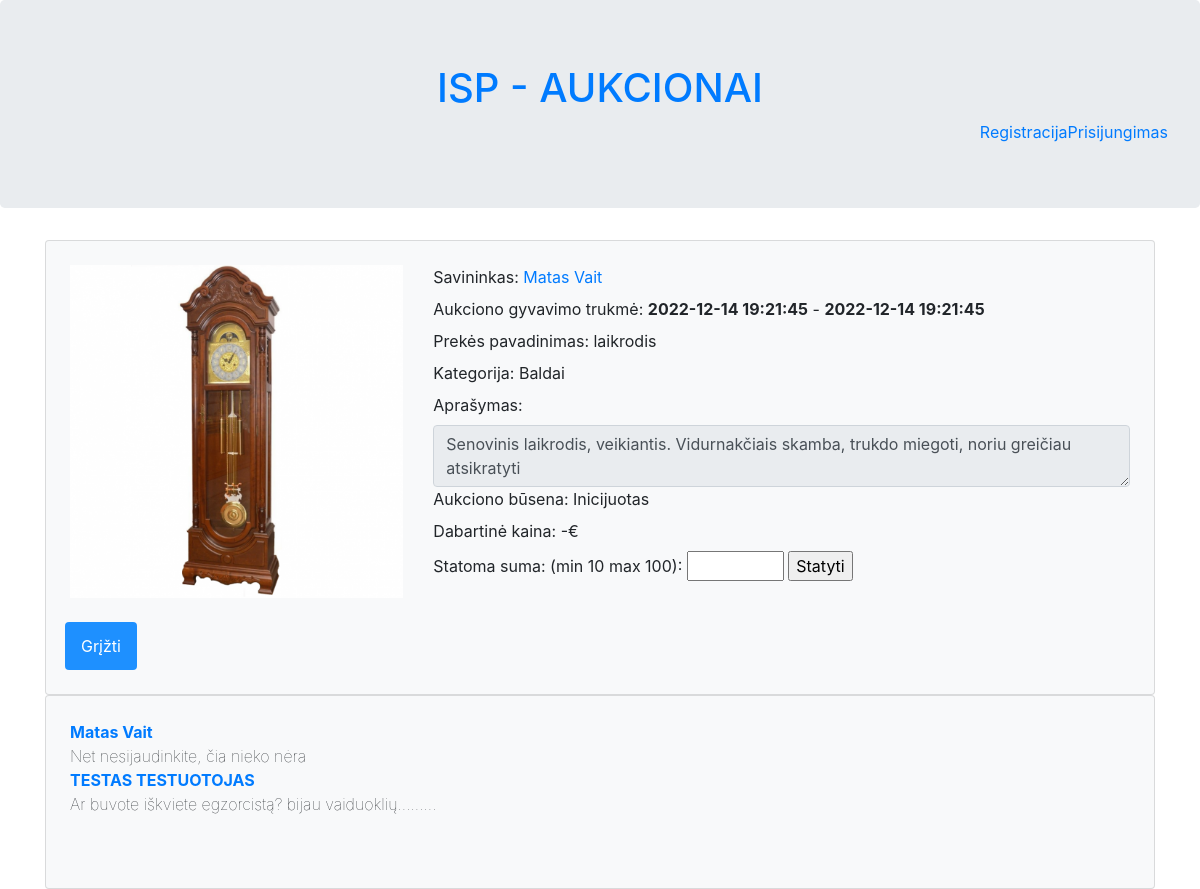
/Aukciono_langas.php?id=6, run on an earlier commit of the app's database.
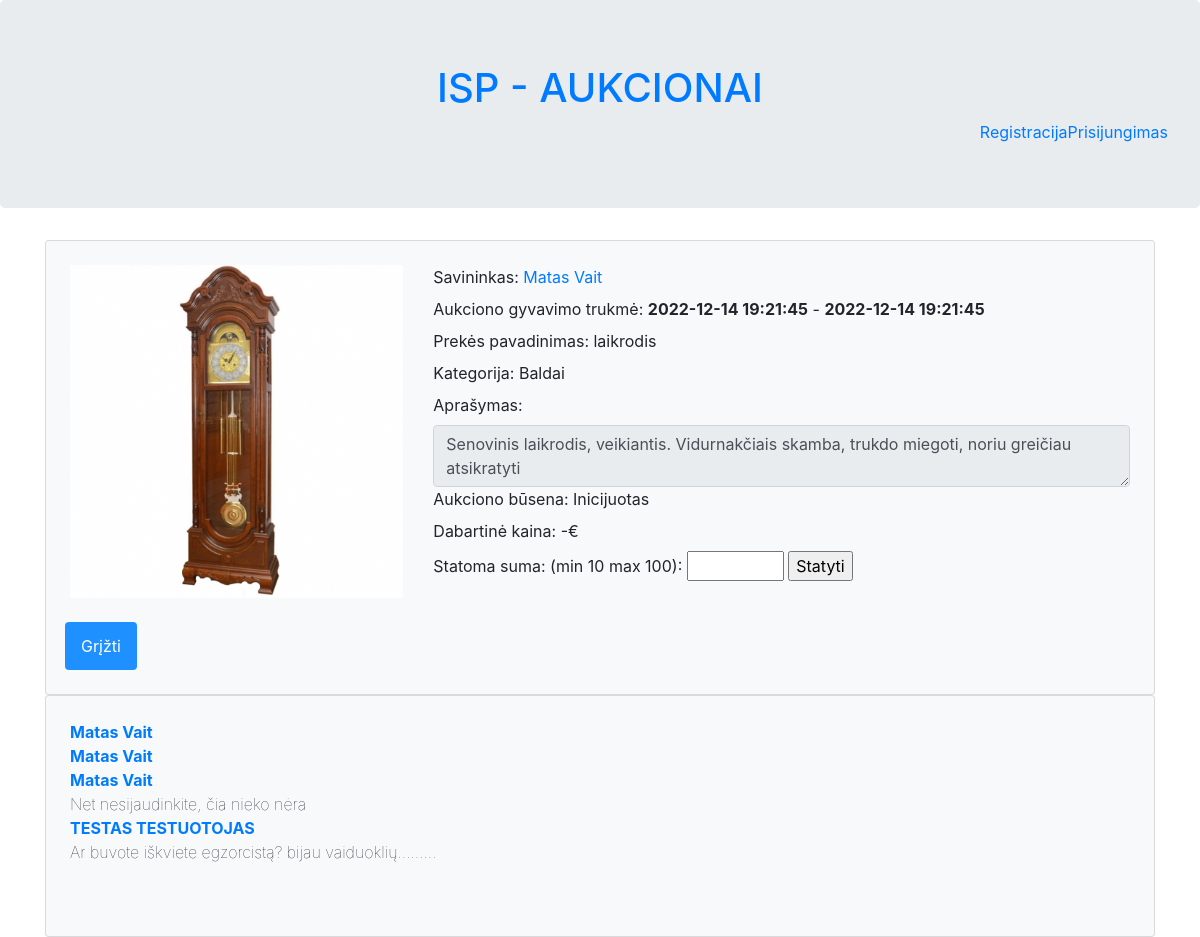
And on a later commit of the database.
### tables this page shows
CREATE TABLE `komentaras` (
  `tekstas` text DEFAULT NULL,
  `laiko_zyme` datetime NOT NULL DEFAULT current_timestamp(),
  `id_Komentaras` int(11) NOT NULL,
  `fk_Aukcionasid_Aukcionas` int(11) NOT NULL,
  `fk_Vartotojasid_Vartotojas` int(11) NOT NULL
);

CREATE TABLE `vartotojas` (
  `vardas` varchar(32) NOT NULL,
  `pavarde` varchar(32) NOT NULL,
  `email` varchar(64) NOT NULL,
  `telefono_nr` varchar(20) DEFAULT NULL,
  `slaptazodis` varchar(32) NOT NULL,
  `likutis` decimal(10,2) NOT NULL,
  `blokuotas` tinyint(1) NOT NULL,
  `lytis` int(11) DEFAULT NULL,
  `id_Vartotojas` int(11) NOT NULL,
  `fk_Administratorius` int(11) DEFAULT NULL
);

### Aukciono_langas.php (the view, shortened to what the changed rows need)
<!DOCTYPE html>
<html lang="en">
    <head>
        <link rel="stylesheet" href="https://cdn.jsdelivr.net/npm/bootstrap@4.6.1/dist/css/bootstrap.min.css">
        <link rel="stylesheet" href="https://cdnjs.cloudflare.com/ajax/libs/font-awesome/4.7.0/css/font-awesome.min.css">
      </head>
    <body>
    <?php include("header.php");?>
    <?php
    $db = mysqli_connect(config::DB_SERVER, config::DB_USERNAME, config::DB_PASSWORD, config::DB_NAME);
    $id = $_GET['id'];
    ?>
        <div class="container">
            <div class="col-12 card card-body bg-light p-4">
              <?php
              $query = "SELECT * FROM komentaras
                        INNER JOIN vartotojas ON komentaras.fk_Vartotojasid_Vartotojas=vartotojas.id_Vartotojas
                        WHERE fk_Aukcionasid_Aukcionas=" . $id."
                        AND vartotojas.blokuotas=0
                        ORDER BY laiko_zyme desc";
              $result = mysqli_query($db, $query);
              foreach ($result as $row){
                echo "<div class='div-group'>
                <div style='font-weight: bolder;'><a href='naudotojoPuslapis.php?id=".$row['id_Vartotojas']."'>".$row['vardas']." ".$row['pavarde']."</a></div>
                <div style='font-weight: lighter;'>".$row['tekstas']."</div>";
                echo "</div>";
              }
              ?>
            </div>
          </div>
    </body>
</html>

What changed in the data, as far as the page shows it:
added komentaras: fk_Vartotojasid_Vartotojas.vardas "Matas", fk_Vartotojasid_Vartotojas.pavarde "Vait"
added komentaras: fk_Vartotojasid_Vartotojas.vardas "Matas", fk_Vartotojasid_Vartotojas.pavarde "Vait"
